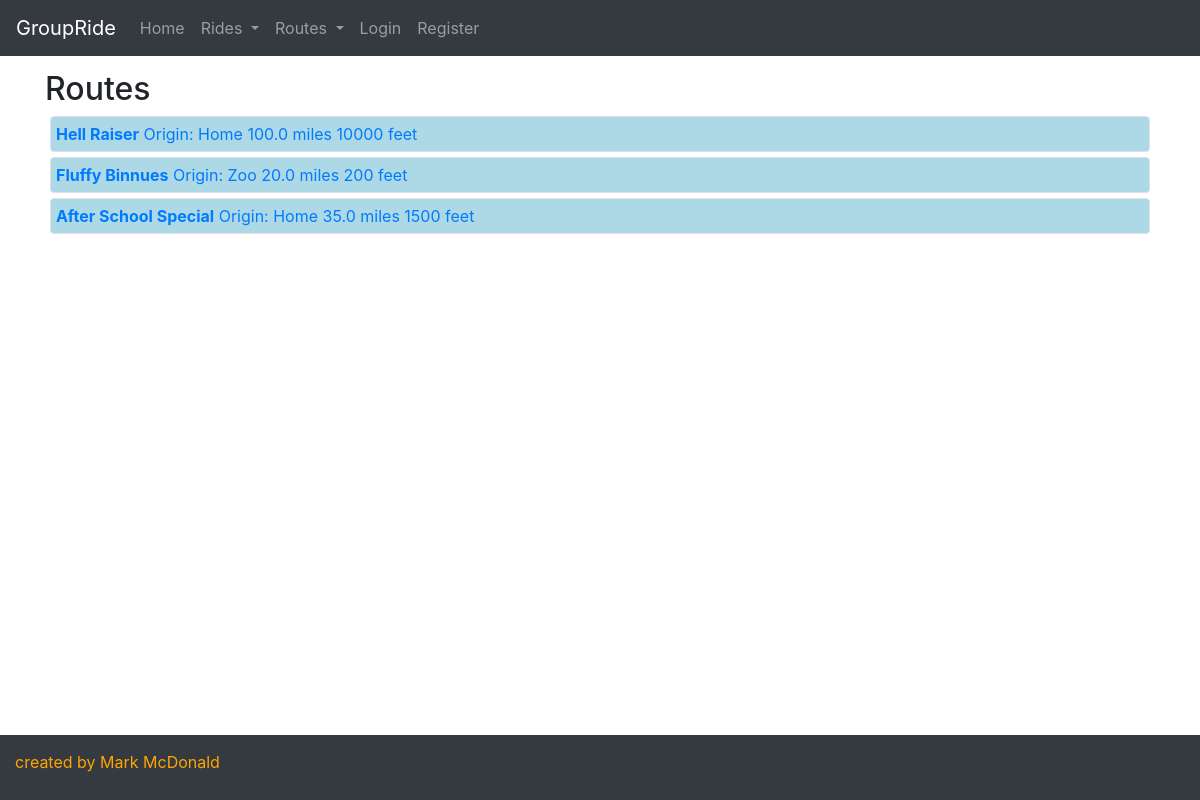
The app's page /routes/ with its own data.
### groupride/models.py (models this page shows, shortened)
class Route(models.Model):
    created_by = models.ForeignKey(User, on_delete = models.SET_NULL, blank = True, null = True, related_name = "created_routes")
    created_on = models.DateTimeField(auto_now_add = True, editable = False, blank = False)
    route_name = models.CharField(max_length = 256, blank = True, null = True)
    miles = models.DecimalField(max_digits = 6, decimal_places = 1, blank = True, null = True)
    vertical_feet = models.IntegerField(blank = True, null = True)
    origin = models.CharField(max_length = 64, blank = True, null = True)
    reviews = models.ManyToManyField(Review, blank = True)
    gpxfile = models.FileField(blank = True, null = True)

### groupride/views.py (the view)
# urls.py: path("routes/", views.routes, name="routes"),
def routes(request):
    routes = Route.objects.values('id', 'route_name', 'origin', 'miles','vertical_feet')
    context = {'routes': routes,}
    return render(request, "groupride/routes.html", context)

### groupride/templates/groupride/routes.html (shortened to what this page needs)
{% extends 'groupride/template.html' %}
{% block body %}
  <div class="container">
    <h2>Routes</h2>
    <div class="panel-group">
    {% for route in routes %}
    <a href="/route/{{route.id}}">
      <div class="route_header border rounded">
        <span class=""><strong>{{route.route_name}}</strong></span>
        <span class="">Origin: {{route.origin}} </span>
        <span class="">{{route.miles}} miles</span>
        <span class="">{{route.vertical_feet}} feet</span>
      </div>
    </a>
    {% endfor %}
    </div>
  </div>
{% endblock %}

### groupride/static/groupride/styles.css (style rules this page uses)
body { margin-top: 70px; margin-bottom: 7vh; }
.route_header { padding: 5px; margin: 5px; background-color: lightblue; }

### records on screen
Route: route_name "Hell Raiser", origin "Home", miles "100.0", vertical_feet "10000"
Route: route_name "Fluffy Binnues", origin "Zoo", miles "20.0", vertical_feet "200"
Route: route_name "After School Special", origin "Home", miles "35.0", vertical_feet "1500"
